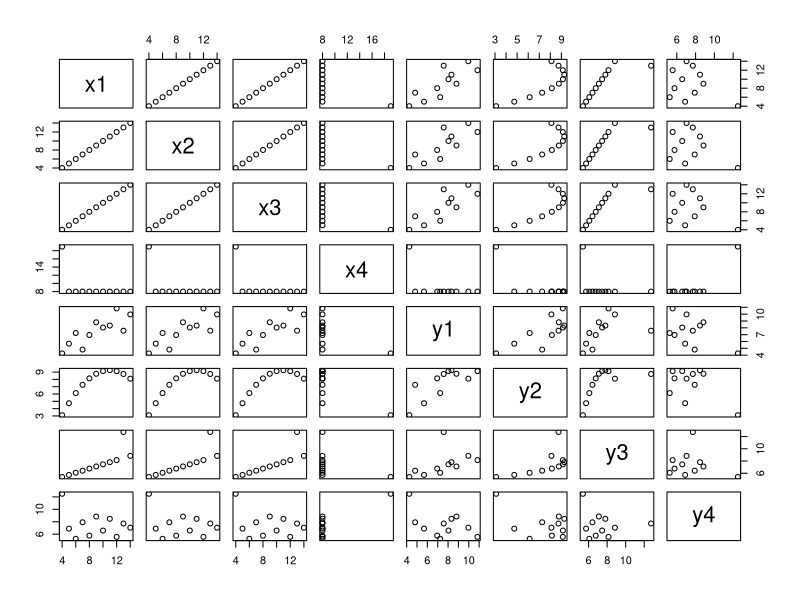
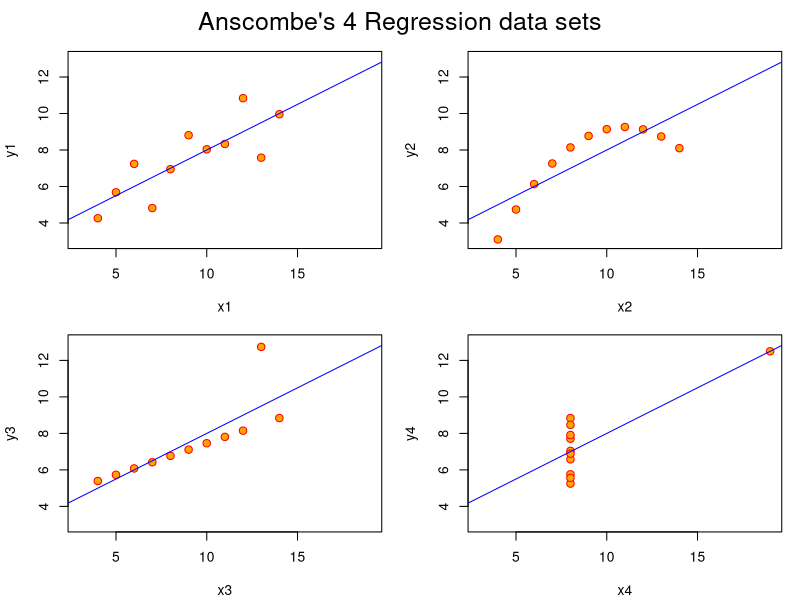

Write R code to recreate these figures, in order.
# Four x-y datasets which have the same traditional statistical properties 
# (mean, variance, correlation, regression line, etc.), yet are quite different

# Scatterplot matrix
pairs(anscombe)

##-- Now, some "magic" to do the 4 regressions in a loop:
ff <- y ~ x
mods <- setNames(as.list(1:4), paste0("lm", 1:4))
for(i in 1:4) {
  ff[2:3] <- lapply(paste0(c("y","x"), i), as.name)
  ## or   ff[[2]] <- as.name(paste0("y", i))
  ##      ff[[3]] <- as.name(paste0("x", i))
  mods[[i]] <- lmi <- lm(ff, data = anscombe)
  print(anova(lmi))
}

## See how close they are (numerically!)
sapply(mods, coef)
lapply(mods, function(fm) coef(summary(fm)))

## Now, do what you should have done in the first place: PLOTS!!
op <- par(mfrow = c(2, 2), mar = 0.1+c(4,4,1,1), oma =  c(0, 0, 2, 0))
for(i in 1:4) {
  ff[2:3] <- lapply(paste0(c("y","x"), i), as.name)
  plot(ff, data = anscombe, col = "red", pch = 21, bg = "orange", cex = 1.2,
       xlim = c(3, 19), ylim = c(3, 13))
  abline(mods[[i]], col = "blue")
}
mtext("Anscombe's 4 Regression data sets", outer = TRUE, cex = 1.5)
par(op)
